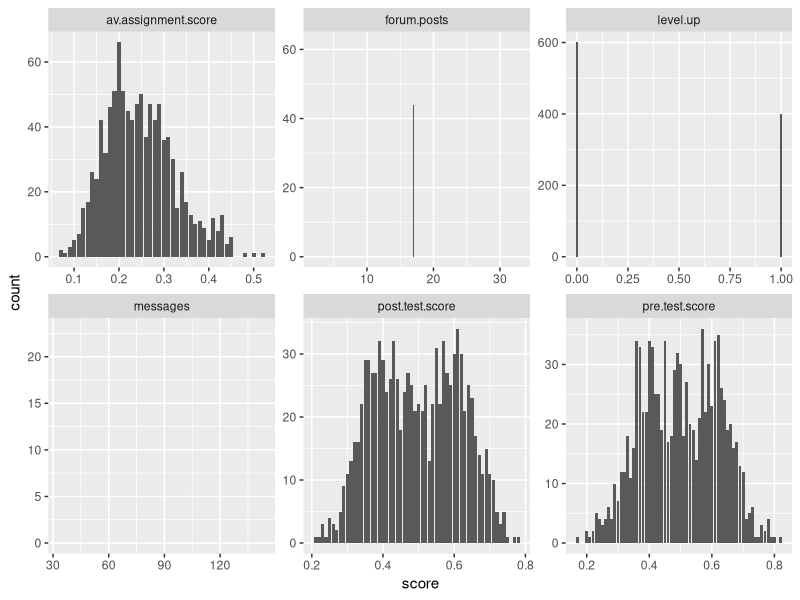

Source code (R): (Note: this script raises an error after producing the figure.)
## ---- chunk 1
D1<-read.csv("online.data.csv")
## ---- chunk 2
#Start by creating histograms of the distributions for all variables (#HINT: look up "facet" in the ggplot documentation)
library(ggplot2)
library(tidyr)
library(dplyr)
D2 <- D1
D2$level.up <- ifelse(D1$level.up =="yes",1,0)
D3 <- gather(D2,"measure","score",2:7)
p <- ggplot(D3,aes(score)) +
  facet_wrap(~measure,scales = "free") +
  geom_histogram(stat = "count")
#Then visualize the relationships between variables
pairs(D1)
#Try to capture an intution about the data and the relationships

## ---- chunk 3
#Create a classification tree that predicts whether a student "levels up" in the online course using three variables of your choice (As we did last time, set all controls to their minimums)
library(rpart)
c.tree1 <- rpart(level.up ~ forum.posts + pre.test.score, method = "class", data = D1, control=rpart.control(minsplit=1, minbucket=1, cp=0.001))
printcp(c.tree)
#Plot and generate a CP table for your tree 
plot(c.tree1)
text(c.tree1)
#Generate a probability value that represents the probability that a student levels up based your classification tree 

D1$pred <- predict(rp, type = "prob")[,2]#Last class we used type = "class" which predicted the classification for us, this time we are using type = "prob" to see the probability that our classififcation is based on.
## ---- chunk 4
library(ROCR)

#Plot the curve
pred.detail <- prediction(D1$pred, D1$level.up) 
plot(performance(pred.detail, "tpr", "fpr"))
abline(0, 1, lty = 2)

#Calculate the Area Under the Curve
unlist(slot(performance(Pred2,"auc"), "y.values"))#Unlist liberates the AUC value from the "performance" object created by ROCR

#Now repeat this process, but using the variables you did not use for the previous model and compare the plots & results of your two models. Which one do you think was the better model? Why?
pred.detail2 <- prediction(D1$messages, D1$level.up) 
plot(performance(pred.detail2, "tpr", "fpr"))
abline(0, 1, lty = 2)
unlist(slot(performance(pred.detail2,"auc"), "y.values"))
## ---- chunk 5
#Look at the ROC plot for your first model. Based on this plot choose a probability threshold that balances capturing the most correct predictions against false positives. Then generate a new variable in your data set that classifies each student according to your chosen threshold.
D1$threshold.pred1 <- ifelse(D1$pred >= 0.6,1,0)
D1$truepos.model1 <- ifelse(D1$level.up == "yes" & D1$threshold.pred1 == "yes", 1, 0)
D1$falsepos.model1 <- ifelse(D1$level.up == "no" & D1$threshold.pred1 == "yes", 1,0)
D1$falseneg.model1 <- ifelse(D1$level.up == "yes" & D1$threshold.pred1 == "no", 1,0)

#Now generate three diagnostics:

D1$accuracy.model1 <- mean(ifelse(D1$level.up==D1$threshold.pred1,1,0))
D1$precision.model1 <- sum(D1$truepos.model1)/(sum(D1$truepos.model1) 
                                                 + sum(D1$falsepos.model1))
D1$recall.model1 <- sum(D1$truepos.model1)/(sum(D1$truepos.model1) + sum(D1$falseneg.model1))


#Finally, calculate Kappa for your model according to:

#First generate the table of comparisons
table1 <- table(D1$level.up, D1$threshold.pred1)

#Convert to matrix
matrix1 <- as.matrix(table1)

#Calculate kappa
kappa(matrix1, exact = TRUE)/kappa(matrix1)

#Now choose a different threshold value and repeat these diagnostics. What conclusions can you draw about your two thresholds?
D1$threshold.pred2 <- ifelse(D1$pred >= 0.9,1,0)
D1$truepos.model2 <- ifelse(D1$level.up == "yes" & D1$threshold.pred2 == "yes", 1, 0)
D1$falsepos.model2 <- ifelse(D1$level.up == "no" & D1$threshold.pred2 == "yes", 1,0)
D1$falseneg.model2 <- ifelse(D1$level.up == "yes" & D1$threshold.pred2 == "no", 1,0)
D1$accuracy.model2 <- mean(ifelse(D1$level.up==D1$threshold.pred2,1,0))
D1$precision.model2 <- sum(D1$truepos.model2)/(sum(D1$truepos.model2) 
                                                 + sum(D1$falsepos.model2))
D1$recall.model2 <- sum(D1$truepos.model2)/(sum(D1$truepos.model2) + sum(D1$falseneg.model2))
table2 <- table(D1$level.up, D1$threshold.pred2)
matrix2 <- as.matrix(table2)
kappa(matrix2, exact = TRUE)/kappa(matrix2)
